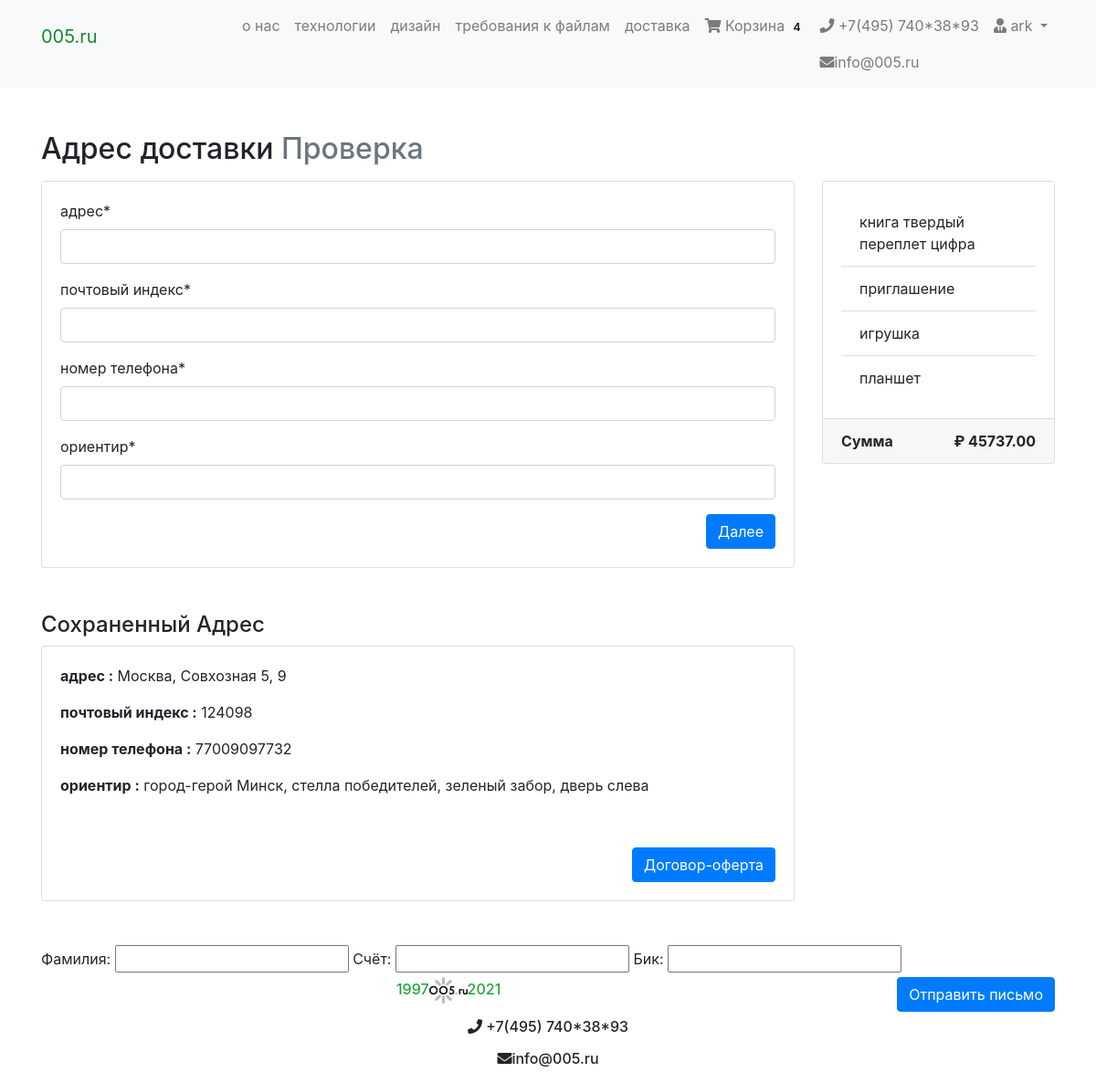
Screenshot of /checkout/ (signed in) with the database file from the repository.
### cart/models.py (models this page shows, shortened)
class Order(models.Model):
    orderitems  = models.ManyToManyField(Cart)
    user = models.ForeignKey(User, on_delete=models.CASCADE)
    ordered = models.BooleanField(default=False)
    created = models.DateTimeField(auto_now_add=True)
    paymentId = models.CharField(max_length=200, blank=True , null=True)
    orderId = models.CharField(max_length=200, blank=True, null=True)
    def get_totals(self):
        total = 0
        for order_item in self.orderitems.all():
            total += order_item.get_total()
        return total

class Cart(models.Model):
    user = models.ForeignKey(User, on_delete=models.CASCADE)
    item = models.ForeignKey(Product, on_delete=models.CASCADE)
    quantity = models.IntegerField(default=1)
    purchased = models.BooleanField(default=False)
    created = models.DateTimeField(auto_now_add=True)
    def get_total(self):
        total = int(float(self.item.calc()))
        return total #floattotal

### checkout/models.py (models this page shows, shortened)
class BillingAddress(models.Model):
	user = models.ForeignKey(User, on_delete=models.CASCADE)
	address = models.CharField(max_length=100)
	zipcode = models.CharField(max_length=50)
	cellular = models.CharField(max_length=50)
	landmark = models.CharField(max_length=300)
	class Meta:
		verbose_name_plural = "Billing Addresses"

### products/models.py (models this page shows, shortened)
class  Product(PolymorphicModel):
    mainimage = models.ImageField(upload_to='products/', blank=True, null=True)
    name = models.CharField(max_length=300, default = None, null=True)
    slug = models.SlugField(default = None, null=True)
    subcategory = models.ForeignKey(SubCategory, on_delete=models.CASCADE, default = None, null=True)
    category = models.ForeignKey(Category, on_delete=models.CASCADE, default = None, null=True)
    preview_text = models.TextField(max_length=50, verbose_name='Preview Text', blank=True, null=True)
    detail_text = models.TextField(max_length=1000, verbose_name='Detail Text', blank=True, null=True)
    lim1 = models.FloatField(default = None, null=True)
    lim2 = models.FloatField(default = None, null=True)
    tirazh = models.IntegerField(null=False)
    t = models.IntegerField(null=True)
    p = models.FloatField(default = None, null=True)
    box_size = models.CharField(max_length=50)
    def calc(self):
        boxsize = self.boxsizes_set.get(value = self.box_size)
        a = float(boxsize.b*self.tirazh**2+boxsize.h*self.tirazh**1+boxsize.d)*self.p
        if self.tirazh<self.lim1:
            self.tirazh=self.lim1
        elif self.tirazh>self.lim2:
            self.tirazh=self.lim2
        return "{0:.2f}".format(round(a,0))

### checkout/views.py (the view, shortened to what this page needs)
# urls.py: path('checkout/', checkout, name="index"),
def checkout(request):
    form = BillingForm
    test_form = TestForm
    order_qs = Order.objects.filter(user= request.user, ordered=False)
    order_items = order_qs[0].orderitems.all()
    order_total = order_qs[0].get_totals()
    context = {"form": form, "order_items": order_items, "order_total": order_total}
    saved_address = BillingAddress.objects.filter(user = request.user)
    if saved_address.exists():
        savedAddress = saved_address.first()
        context = {"form": form, "order_items": order_items, "order_total": order_total, "savedAddress": savedAddress, "test_form": test_form}
    return render(request, 'checkout/index.html', context)

### cart/templatetags/cart_tag.py (called while the page is built)
@register.filter
def cart_total(user):
    order = Order.objects.filter(user=user, ordered=False)
    if order.exists():
    	return order[0].orderitems.count()
    else:
    	return 0

### checkout/templates/checkout/index.html (shortened to what this page needs)
{% extends 'products/base.html' %}
{% load crispy_forms_tags %}
{% block content %}
<div class="container mt-5">
  <h2 class="mb-3">Адрес доставки  <span class="text-muted">Проверка</span></h2>
  <div class="row">
    <div class="col-md-9">
     <div class="card mb-5" style="height: auto">
       <div class="card-body">
          <form method="POST">
         {{ form | crispy}}
          <button type="submit" class="btn btn-primary float-right">Далее</button>
          </form>
       </div>
     </div>
      {% if savedAddress %}
      <h4>Сохраненный Адрес</h4>
      <div class="card mb-5" style="height: auto">
        <div class="card-body">
          <p><b>адрес :</b> {{ savedAddress.address }}</p>
          <p><b>почтовый индекс :</b> {{ savedAddress.zipcode }}</p>
          <p><b>номер телефона :</b> {{ savedAddress.cellular }}</p>
          <p><b>ориентир :</b> {{ savedAddress.landmark }}</p>
        </div>
        <div class="card-body">
        <a href="{% url 'checkout:send_email' %}" class="btn btn-primary float-right">Договор-оферта</a>
        </div>
      </div>
      {% endif %}
    </div>
    <div class="col-md-3">
      <div class="card" style="height: auto">
        <div class="card-body">
          <ul class="list-group list-group-flush">
            {% for item in order_items %}
            <li class="list-group-item">{{ item.item.name }} </li>
            {% endfor %}
          </ul>
        </div>
           <div class="card-footer">
            <span class="float-left"><b>Сумма</b></span>
            <span class="float-right"><b>₽ {{ order_total | floatformat:2 }}</b></span>
          </div>
      </div>
    </div>
  </div>
      <div class="test_form">
          <form action="{% url 'checkout:send_email' %}" method="post" >
         {{ test_form}}
          <button type="submit" class="btn btn-primary float-right">Отправить письмо</button>
          </form>
       </div>
</div>
{% endblock %}

### products/templates/products/navbar.html (shortened to what this page needs)
{% load cart_tag %}
<nav class="navbar navbar-expand-lg navbar-light bg-light">
  <div class="container">
  <a class="navbar-brand" href="/"><p style="color:rgb(24, 136, 44)">005.ru</p></a>
  <div class="collapse navbar-collapse" id="navbarNav">
    <ul class="navbar-nav ml-auto">
      <li {% if request.path == 'contact' %}class="nav-item active"{% else %}class="nav-item"{% endif %}>
        <a class="nav-link" href="http://127.0.0.1:8000/about.html/">о нас <span class="sr-only">(current)</span></a>
      </li>
      <li class="nav-item">
        <a class="nav-link" href="http://127.0.0.1:8000/technologies.html">технологии</a>
      </li>
      <li class="nav-item">
        <a class="nav-link" href="http://127.0.0.1:8000/layout.html">дизайн</a>
      </li>
      <li class="nav-item">
        <a class="nav-link" href="http://127.0.0.1:8000/requirements.html/">требования к файлам</a>
      </li>
      <li class="nav-item">
        <a class="nav-link" href="http://127.0.0.1:8000/delivery.html/">доставка</a>
      </li>
      {% if request.user.is_authenticated %}
      <li class="nav-item">
        <a class="nav-link" href="{% url 'mainapp:cart-home' %}">
          <i class="fa fa-shopping-cart"></i> Корзина
          <span class="badge badge-light">{{ request.user| cart_total }}</span>
        </a>
      </li>
      <li class="nav-item">
        <a class="nav-link" href="#"><i class="fa fa-phone"></i> +7(495) 740*38*93</a>
        <a class="nav-link" href="#"><i class="fa fa-envelope" aria-hidden="true"></i>info@005.ru</a>
      </li>
      <li class="nav-item dropdown">
        <a class="nav-link dropdown-toggle" href="#" id="navbarDropdown" role="button" data-toggle="dropdown" aria-haspopup="true" aria-expanded="false">
          <i class="fas fa-user-tie"></i> {{ request.user.username }}
        </a>
      </li>
      {% else %}
       <li class="nav-item">
        <a  class="btn btn-primary" href="/accounts/login/">Login / Register</a>
      </li>
      {% endif %}
    </ul>
  </div>
  </div>
</nav>

### products/templates/products/base.html (style rules this page uses)
.card { height: 300px; }

### rows the page displays
BillingAddress: address "Москва, Совхозная 5, 9", zipcode "124098", cellular "77009097732", landmark "город-герой Минск, стелла победителей, зеленый забор, дверь слева"
Cart: item.name "книга твердый переплет цифра"
Cart: item.name "приглашение"
Cart: item.name "игрушка"
Cart: item.name "планшет"

### other values shown
{{ request.user| cart_total }} "4"
{{ request.user.username }} "ark"
{{ order_total | floatformat:2 }} "45737.00"
